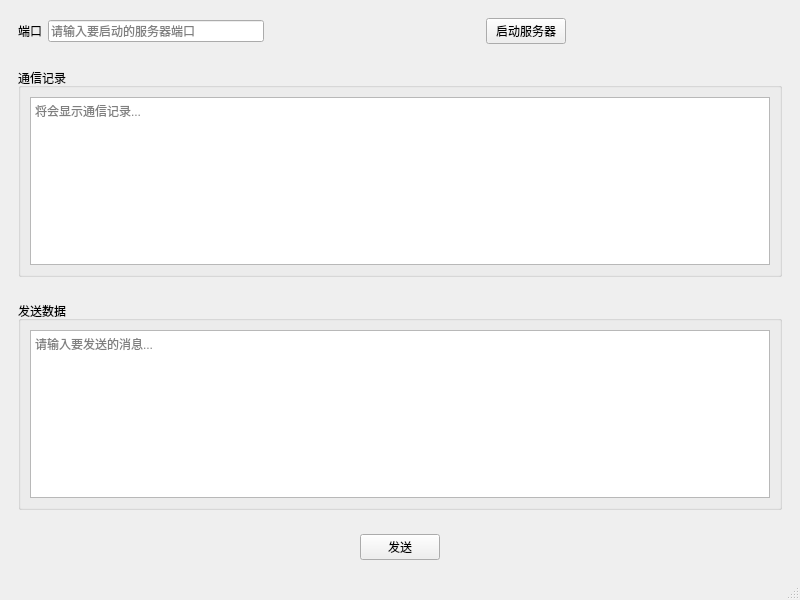
<?xml version="1.0" encoding="UTF-8"?>
<ui version="4.0">
 <class>Server</class>
 <widget class="QMainWindow" name="Server">
  <property name="geometry">
   <rect>
    <x>0</x>
    <y>0</y>
    <width>800</width>
    <height>600</height>
   </rect>
  </property>
  <property name="windowTitle">
   <string>TCP - 服务器</string>
  </property>
  <widget class="QWidget" name="centralwidget">
   <layout class="QVBoxLayout" name="verticalLayout">
    <item>
     <widget class="QWidget" name="widget" native="true">
      <layout class="QHBoxLayout" name="horizontalLayout">
       <item>
        <widget class="QLabel" name="portLabel">
         <property name="text">
          <string>端口</string>
         </property>
        </widget>
       </item>
       <item>
        <widget class="QLineEdit" name="portLineEdit">
         <property name="placeholderText">
          <string>请输入要启动的服务器端口</string>
         </property>
        </widget>
       </item>
       <item>
        <spacer name="horizontalSpacer">
         <property name="orientation">
          <enum>Qt::Horizontal</enum>
         </property>
         <property name="sizeHint" stdset="0">
          <size>
           <width>40</width>
           <height>20</height>
          </size>
         </property>
        </spacer>
       </item>
       <item>
        <widget class="QPushButton" name="startServerBtn">
         <property name="text">
          <string>启动服务器</string>
         </property>
        </widget>
       </item>
       <item>
        <spacer name="horizontalSpacer_2">
         <property name="orientation">
          <enum>Qt::Horizontal</enum>
         </property>
         <property name="sizeHint" stdset="0">
          <size>
           <width>40</width>
           <height>20</height>
          </size>
         </property>
        </spacer>
       </item>
      </layout>
     </widget>
    </item>
    <item>
     <widget class="QWidget" name="widget_2" native="true">
      <layout class="QVBoxLayout" name="verticalLayout_2">
       <item>
        <widget class="QGroupBox" name="groupBox">
         <property name="title">
          <string>通信记录</string>
         </property>
         <layout class="QVBoxLayout" name="verticalLayout_4">
          <item>
           <widget class="QTextEdit" name="recordTextEdit">
            <property name="placeholderText">
             <string>将会显示通信记录...</string>
            </property>
           </widget>
          </item>
         </layout>
        </widget>
       </item>
      </layout>
     </widget>
    </item>
    <item>
     <widget class="QWidget" name="widget_3" native="true">
      <layout class="QVBoxLayout" name="verticalLayout_3">
       <item>
        <widget class="QGroupBox" name="groupBox_2">
         <property name="title">
          <string>发送数据</string>
         </property>
         <layout class="QVBoxLayout" name="verticalLayout_5">
          <item>
           <widget class="QTextEdit" name="messageTextEdit">
            <property name="placeholderText">
             <string>请输入要发送的消息...</string>
            </property>
           </widget>
          </item>
         </layout>
        </widget>
       </item>
      </layout>
     </widget>
    </item>
    <item>
     <widget class="QWidget" name="widget_4" native="true">
      <layout class="QHBoxLayout" name="horizontalLayout_2">
       <item>
        <spacer name="horizontalSpacer_3">
         <property name="orientation">
          <enum>Qt::Horizontal</enum>
         </property>
         <property name="sizeHint" stdset="0">
          <size>
           <width>40</width>
           <height>20</height>
          </size>
         </property>
        </spacer>
       </item>
       <item>
        <widget class="QPushButton" name="sendDataBtn">
         <property name="text">
          <string>发送</string>
         </property>
        </widget>
       </item>
       <item>
        <spacer name="horizontalSpacer_4">
         <property name="orientation">
          <enum>Qt::Horizontal</enum>
         </property>
         <property name="sizeHint" stdset="0">
          <size>
           <width>40</width>
           <height>20</height>
          </size>
         </property>
        </spacer>
       </item>
      </layout>
     </widget>
    </item>
   </layout>
  </widget>
  <widget class="QMenuBar" name="menubar">
   <property name="geometry">
    <rect>
     <x>0</x>
     <y>0</y>
     <width>800</width>
     <height>29</height>
    </rect>
   </property>
  </widget>
  <widget class="QStatusBar" name="statusbar"/>
 </widget>
 <resources/>
 <connections/>
</ui>
